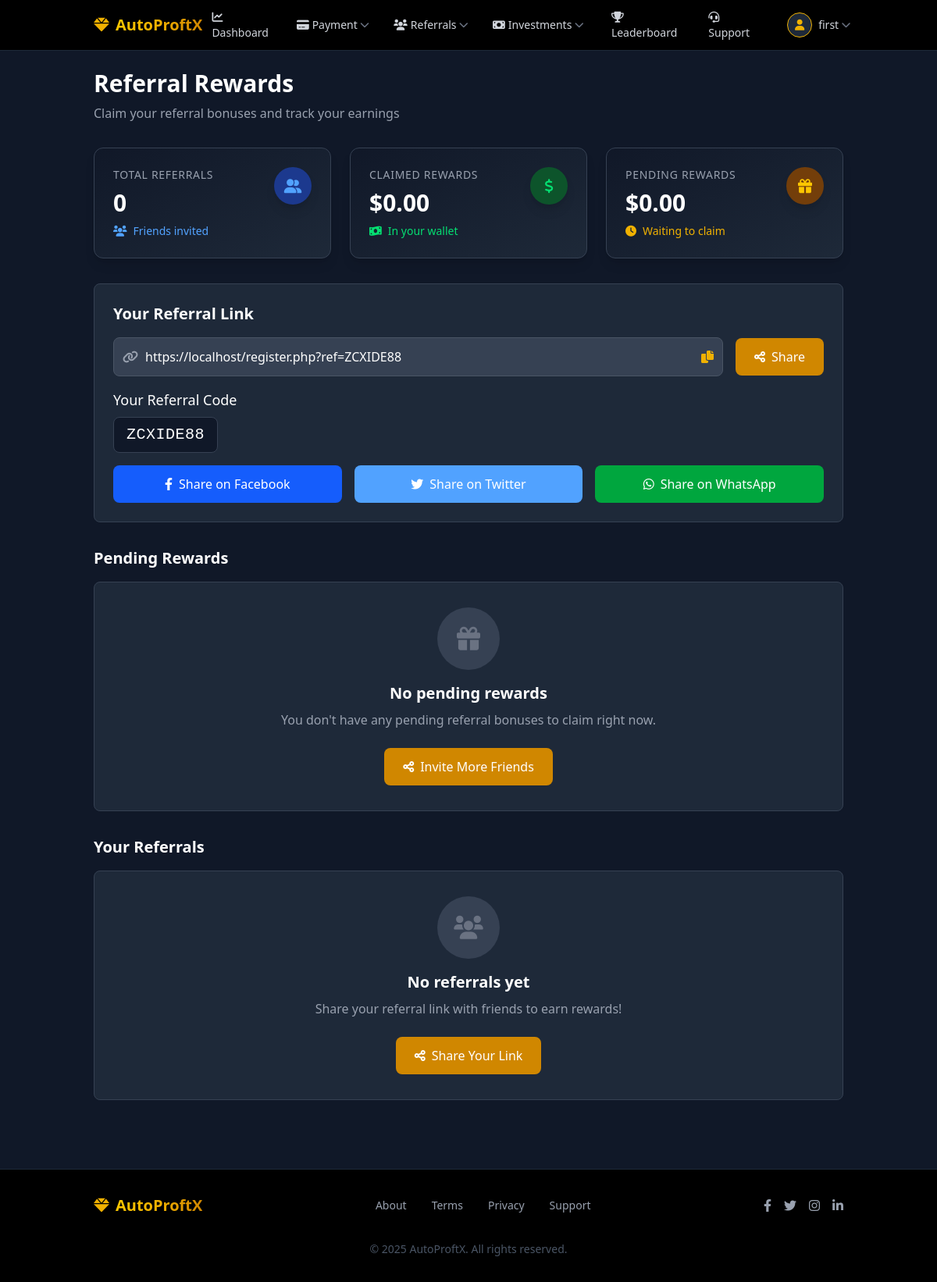
Screenshot of /user/refer-collect.php (signed in) with the database file from the repository.
### tables this page shows
CREATE TABLE IF NOT EXISTS `users` (
  `id` int NOT NULL AUTO_INCREMENT,
  `full_name` varchar(100) NOT NULL,
  `email` varchar(100) NOT NULL,
  `referral_code` varchar(20) DEFAULT NULL,
  `referred_by` int DEFAULT NULL,
  `phone` varchar(20) NOT NULL,
  `password` varchar(255) NOT NULL,
  `registration_date` datetime NOT NULL,
  `last_login` datetime DEFAULT NULL,
  `status` enum('active','inactive','suspended') DEFAULT 'active',
  `admin_notes` text,
  `created_at` timestamp NULL DEFAULT CURRENT_TIMESTAMP,
  `login_count` int NOT NULL DEFAULT '0',
  PRIMARY KEY (`id`),
  UNIQUE KEY `email` (`email`)
);

### user/refer-collect.php (the view, shortened to what the rows shown need)
<?php
include '../config/db.php';
$user_id = $_SESSION['user_id'];
$pending_bonuses = getPendingReferralBonuses($user_id);
$total_pending_amount = getTotalPendingReferralAmount($user_id);
$referral_code = '';
$query = "SELECT referral_code FROM users WHERE id = ?";
$stmt = $conn->prepare($query);
$stmt->bind_param("i", $user_id);
$stmt->execute();
$result = $stmt->get_result();
if ($row = $result->fetch_assoc()) {
  $referral_code = $row['referral_code'];
}
$referral_link = "https://" . $_SERVER['HTTP_HOST'] . "/register.php?ref=" . $referral_code;
?>
<!DOCTYPE html>
<html lang="en">
<head>
  <?php include 'includes/head.php'; ?>
</head>
<body class="bg-gray-900 text-white font-sans min-h-screen flex flex-col">
  <main style="display: none;" id="main-content" class="flex-grow py-6">
    <div class="container mx-auto px-4 sm:px-6 lg:px-8">
      <div class="mb-8">
        <h1 class="text-3xl font-bold">Referral Rewards</h1>
      </div>
      <div class="bg-gray-800 rounded-lg p-6 border border-gray-700 mb-8">
        <h2 class="text-xl font-bold mb-4">Your Referral Link</h2>
        <div class="flex flex-col md:flex-row md:items-center mb-4">
          <div class="relative flex-1 mb-4 md:mb-0">
            <div class="absolute inset-y-0 left-0 pl-3 flex items-center pointer-events-none">
            </div>
            <input type="text" id="referral-link" value="<?php echo $referral_link; ?>" class="bg-gray-700 border border-gray-600 text-white pl-10 pr-16 py-3 rounded-lg w-full" readonly>
            <div class="absolute inset-y-0 right-0 pr-3 flex items-center">
              <div class="copy-tooltip">
              </div>
            </div>
          </div>
        </div>
        <div class="mb-4">
          <div class="flex items-center">
            <div class="bg-gray-900 text-center px-4 py-2 rounded-lg border border-gray-700">
              <span class="text-xl font-mono tracking-wide"><?php echo $referral_code; ?></span>
            </div>
          </div>
        </div>
      </div>
      <?php if (!empty($pending_bonuses)): ?>
        <div class="mb-8">
          <div class="flex justify-between items-center mb-4">
            <h2 class="text-xl font-bold">Pending Rewards</h2>
            <?php if (count($pending_bonuses) > 1): ?>
              <button onclick="document.getElementById('claimAllModal').classList.remove('hidden')"
                class="text-sm bg-green-600 hover:bg-green-700 text-white px-4 py-2 rounded-lg transition duration-300 flex items-center">
                <i class="fas fa-coins mr-2"></i> Claim All ($<?php echo number_format($total_pending_amount, 2); ?>)
              </button>
            <?php endif; ?>
          </div>
          <div class="bg-gray-800 rounded-lg border border-gray-700 overflow-hidden">
            <div class="hidden md:block">
              <table class="min-w-full divide-y divide-gray-700">
                <thead class="bg-gray-750">
                  <tr>
                    <th scope="col" class="px-6 py-3 text-left text-xs font-medium text-gray-400 uppercase tracking-wider">Referred User</th>
                    <th scope="col" class="px-6 py-3 text-left text-xs font-medium text-gray-400 uppercase tracking-wider">Date</th>
                    <th scope="col" class="px-6 py-3 text-left text-xs font-medium text-gray-400 uppercase tracking-wider">Amount</th>
                    <th scope="col" class="px-6 py-3 text-left text-xs font-medium text-gray-400 uppercase tracking-wider">Status</th>
                    <th scope="col" class="px-6 py-3 text-left text-xs font-medium text-gray-400 uppercase tracking-wider">Action</th>
                  </tr>
                </thead>
                <tbody class="divide-y divide-gray-700">
                  <?php foreach ($pending_bonuses as $bonus): ?>
                    <tr>
                      <td class="px-6 py-4 whitespace-nowrap">
                        <div class="flex items-center">
                          <div class="h-10 w-10 rounded-full bg-gray-700 flex items-center justify-center">
                            <i class="fas fa-user text-gray-300"></i>
                          </div>
                          <div class="ml-4">
                            <div class="text-sm font-medium"><?php echo htmlspecialchars($bonus['full_name']); ?></div>
                            <div class="text-sm text-gray-400"><?php echo htmlspecialchars($bonus['email']); ?></div>
                          </div>
                        </div>
                      </td>
                      <td class="px-6 py-4 whitespace-nowrap text-sm text-gray-300">
                        <?php echo date('M d, Y', strtotime($bonus['created_at'])); ?>
                      </td>
                      <td class="px-6 py-4 whitespace-nowrap">
                        <div class="text-sm text-yellow-500 font-bold">$<?php echo number_format($bonus['amount'], 2); ?></div>
                      </td>
                      <td class="px-6 py-4 whitespace-nowrap">
                        <span class="px-2 py-1 inline-flex text-xs leading-5 font-semibold rounded-full bg-yellow-900 text-yellow-300">
                          Pending
                        </span>
                      </td>
                      <td class="px-6 py-4 whitespace-nowrap text-sm text-gray-300">
                        <form method="POST" action="">
                          <input type="hidden" name="vault_id" value="<?php echo $bonus['id']; ?>">
                          <button type="submit" name="claim_bonus" class="bg-green-600 hover:bg-green-700 text-white px-3 py-1 rounded-md transition duration-300">
                            Claim Now
                          </button>
                        </form>
                      </td>
                    </tr>
                  <?php endforeach; ?>
                </tbody>
              </table>
            </div>
            <div class="md:hidden divide-y divide-gray-700">
              <?php foreach ($pending_bonuses as $bonus): ?>
                <div class="p-4">
                  <div class="flex items-center mb-3">
                    <div class="h-10 w-10 rounded-full bg-gray-700 flex items-center justify-center">
                      <i class="fas fa-user text-gray-300"></i>
                    </div>
                    <div class="ml-3">
                      <div class="text-sm font-medium"><?php echo htmlspecialchars($bonus['full_name']); ?></div>
                      <div class="text-xs text-gray-400"><?php echo htmlspecialchars($bonus['email']); ?></div>
                    </div>
                  </div>
                  <div class="flex justify-between items-center mb-3">
                    <div>
                      <div class="text-xs text-gray-400">Date:</div>
                      <div class="text-sm"><?php echo date('M d, Y', strtotime($bonus['created_at'])); ?></div>
                    </div>
                    <div>
                      <div class="text-xs text-gray-400">Amount:</div>
                      <div class="text-lg text-yellow-500 font-bold">$<?php echo number_format($bonus['amount'], 2); ?></div>
                    </div>
                  </div>
                  <div class="flex justify-between items-center">
                    <span class="px-2 py-1 inline-flex text-xs leading-5 font-semibold rounded-full bg-yellow-900 text-yellow-300">
                      Pending
                    </span>
                    <form method="POST" action="">
                      <input type="hidden" name="vault_id" value="<?php echo $bonus['id']; ?>">
                      <button type="submit" name="claim_bonus" class="bg-green-600 hover:bg-green-700 text-white px-3 py-1 rounded-md transition duration-300">
                        Claim Now
                      </button>
                    </form>
                  </div>
                </div>
              <?php endforeach; ?>
            </div>
          </div>
        </div>
      <?php else: ?>
        <div class="mb-8">
          <h2 class="text-xl font-bold mb-4">Pending Rewards</h2>
        </div>
      <?php endif; ?>
      <div>
        <h2 class="text-xl font-bold mb-4">Your Referrals</h2>
      </div>
    </div>
  </main>
</body>
</html>

### rows the page displays
users: referral_code "https://localhost/register.php?ref=ZCXIDE88", referral_code "ZCXIDE88"

### other values shown
$_SESSION['full_name'] "first"
count($referrals) "0"
$claimed_bonuses_amount "0.00"
$total_pending_amount "0.00"
